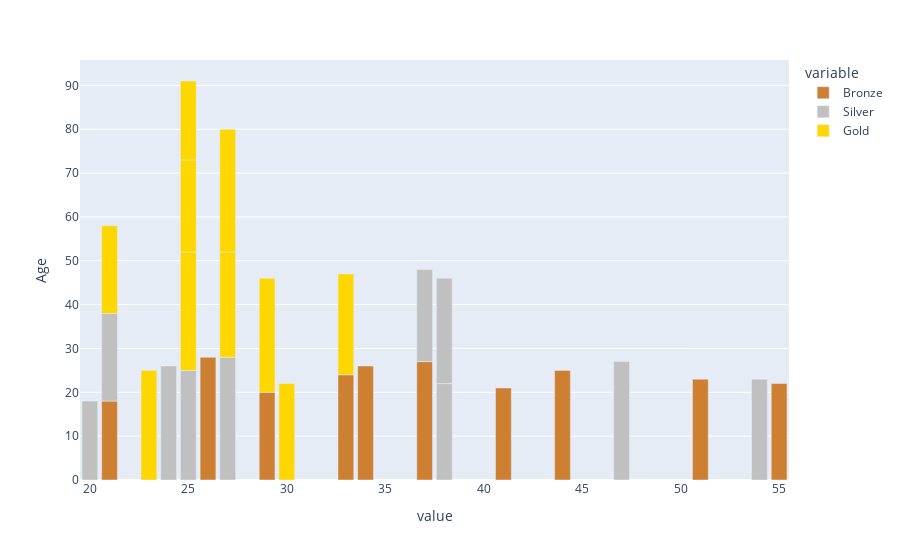

The notebook cell saved with this chart:
### Code cell
australia_rows_medals = australia_rows[australia_rows['Medal'].notna()]
medals = australia_rows_medals.groupby(['Age', 'Medal']).size().unstack(fill_value=0) #count medals per age

medals["Total"] = medals['Gold'] + medals['Silver'] + medals['Bronze']
top10= medals.sort_values(by="Total", ascending=False).head(10).reset_index()

medal_values = ["Bronze", "Silver", "Gold"]
fig_bar = px.bar(top10, x=medal_values, y='Age', color_discrete_map={"Gold":"#FFD700", "Silver": "#C0C0C0", "Bronze": "#CD7F32"})

fig_bar.show()

### Figure 1 — Plotly figure (JSON) as saved in the notebook; plotly's stock layout.template omitted (floating-point values rounded to 4 significant figures)
{"data": [{"hovertemplate": "variable=Bronze<br>value=%{x}<br>Age=%{y}<extra></extra>", "legendgroup": "Bronze", "marker": {"color": "#CD7F32", "pattern": {"shape": ""}}, "name": "Bronze", "orientation": "v", "showlegend": true, "textposition": "auto", "type": "bar", "x": [51, 55, 37, 41, 33, 44, 34, 26, 29, 21], "xaxis": "x", "y": [23.0, 22.0, 27.0, 21.0, 24.0, 25.0, 26.0, 28.0, 20.0, 18.0], "yaxis": "y"}, {"hovertemplate": "variable=Silver<br>value=%{x}<br>Age=%{y}<extra></extra>", "legendgroup": "Silver", "marker": {"color": "#C0C0C0", "pattern": {"shape": ""}}, "name": "Silver", "orientation": "v", "showlegend": true, "textposition": "auto", "type": "bar", "x": [54, 38, 47, 37, 38, 25, 24, 27, 21, 20], "xaxis": "x", "y": [23.0, 22.0, 27.0, 21.0, 24.0, 25.0, 26.0, 28.0, 20.0, 18.0], "yaxis": "y"}, {"hovertemplate": "variable=Gold<br>value=%{x}<br>Age=%{y}<extra></extra>", "legendgroup": "Gold", "marker": {"color": "#FFD700", "pattern": {"shape": ""}}, "name": "Gold", "orientation": "v", "showlegend": true, "textposition": "auto", "type": "bar", "x": [33, 30, 25, 25, 27, 23, 29, 27, 21, 25], "xaxis": "x", "y": [23.0, 22.0, 27.0, 21.0, 24.0, 25.0, 26.0, 28.0, 20.0, 18.0], "yaxis": "y"}], "layout": {"barmode": "relative", "legend": {"title": {"text": "variable"}, "tracegroupgap": 0}, "margin": {"t": 60}, "xaxis": {"anchor": "y", "domain": [0, 1], "title": {"text": "value"}}, "yaxis": {"anchor": "x", "domain": [0, 1], "title": {"text": "Age"}}}}
